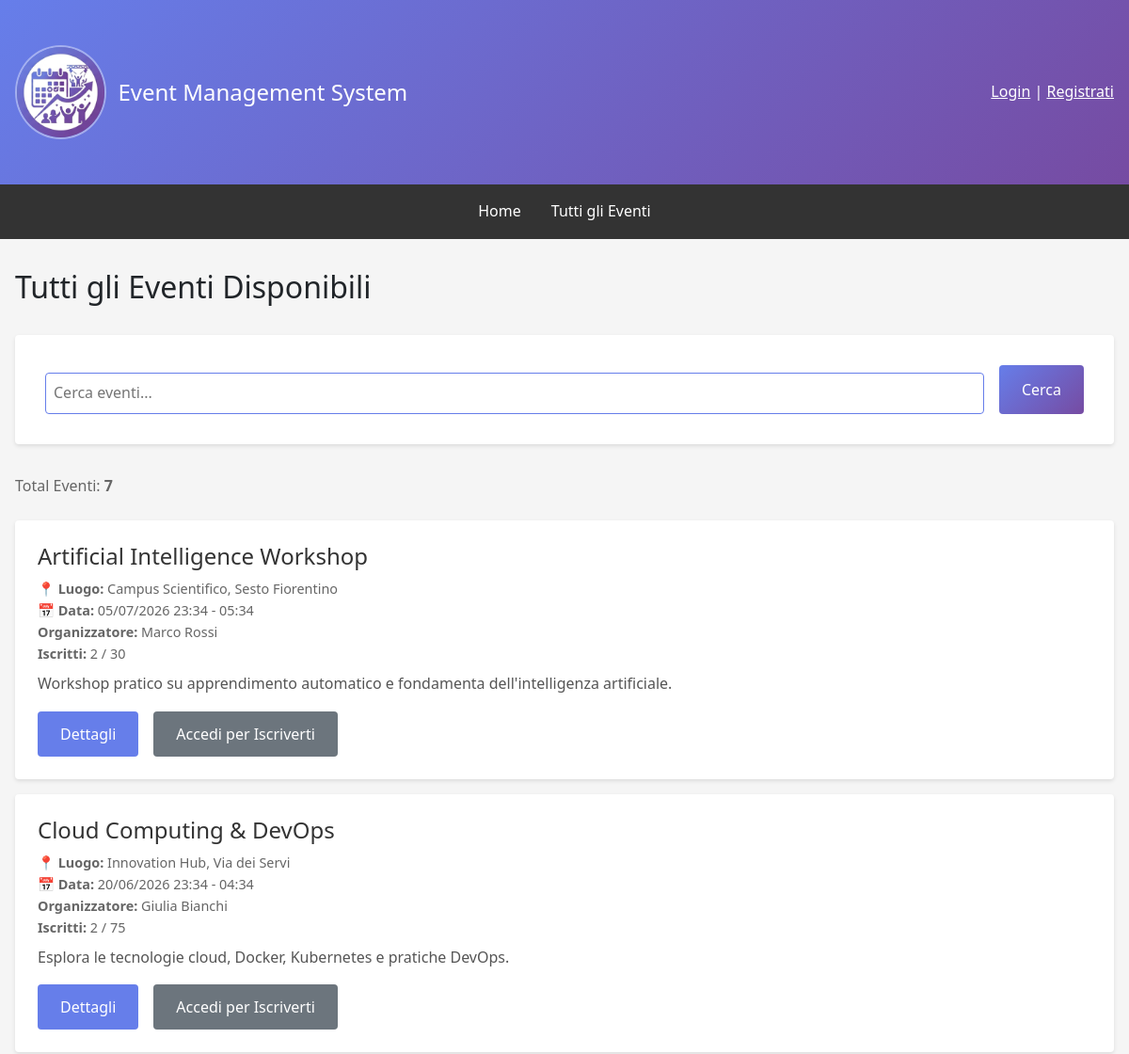
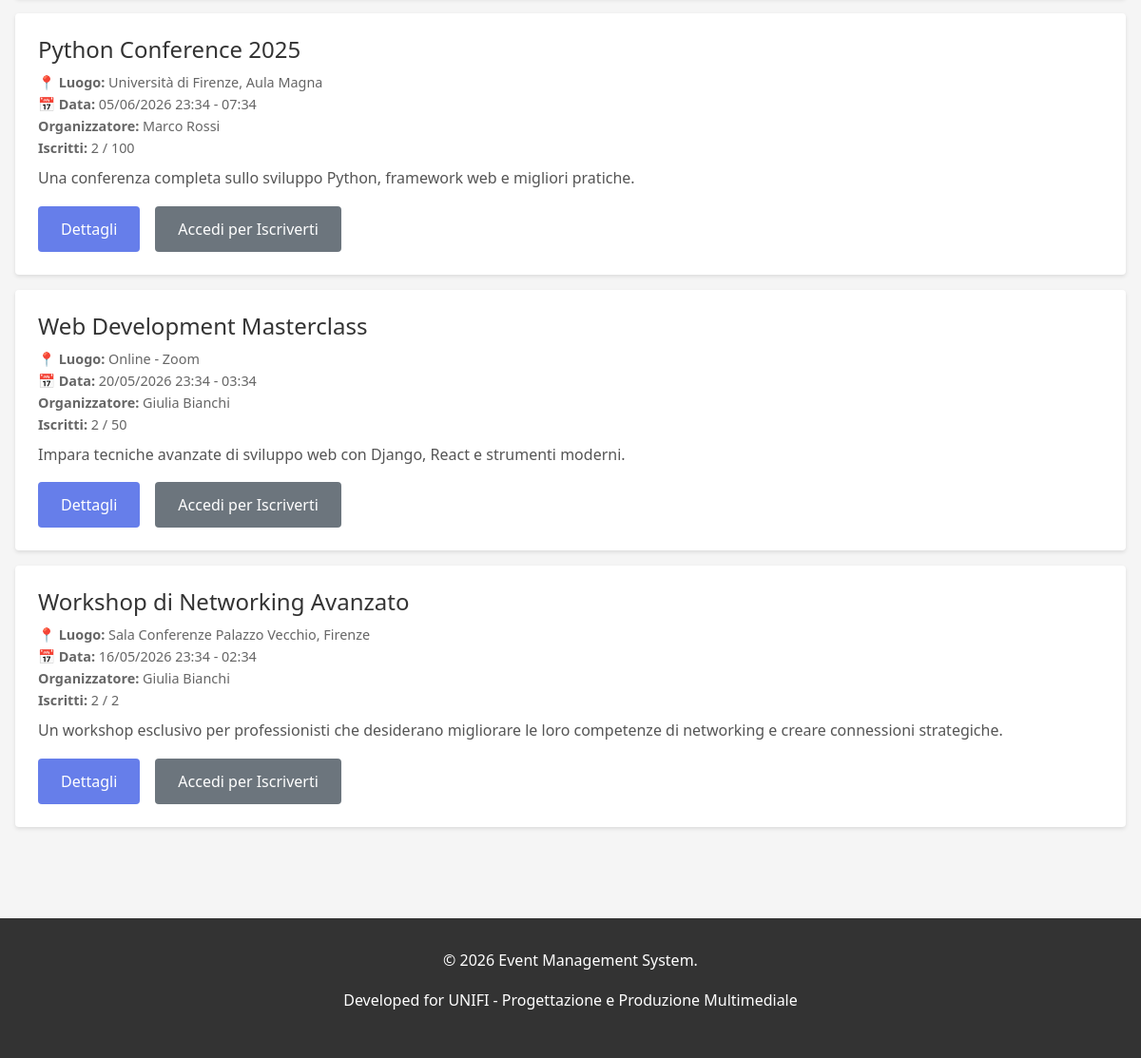
Screenshot of /events/ with the database file from the repository (2 pictures, top to bottom).
### events/models.py (models this page shows, shortened)
class Event(models.Model):
    STATUS_CHOICES = [('draft', 'Bozza'), ('published', 'Pubblicato'), ('ongoing', 'In Corso'), ('completed', 'Completato'), ('cancelled', 'Annullato')]
    title = models.CharField(max_length=200, verbose_name='Titolo')
    description = models.TextField(verbose_name='Descrizione')
    organizer = models.ForeignKey(User, on_delete=models.CASCADE, related_name='organized_events', verbose_name='Organizzatore')
    location = models.CharField(max_length=255, verbose_name='Luogo')
    start_date = models.DateTimeField(verbose_name='Data e Ora Inizio')
    end_date = models.DateTimeField(verbose_name='Data e Ora Fine')
    max_attendees = models.IntegerField(blank=True, verbose_name='Numero Massimo Partecipanti')
    image = models.ImageField(upload_to='event_images/', blank=True, null=True, verbose_name='Immagine')
    status = models.CharField(max_length=15, choices=STATUS_CHOICES, default='draft', verbose_name='Stato')
    created_at = models.DateTimeField(auto_now_add=True)
    updated_at = models.DateTimeField(auto_now=True)
    deleted_at = models.DateTimeField(null=True, blank=True, verbose_name='Eliminato il')
    class Meta:
        ordering = ['-start_date']
        permissions = [('can_create_event', 'Può creare eventi'), ('can_edit_own_events', 'Può modificare i propri eventi'), ('can_delete_own_events', 'Può eliminare i propri eventi'), ('can_view_attendees', 'Può visualizzare la lista dei partecipanti')]
    @property
    def get_confirmed_attendees_count(self):
        return self.eventregistration_set.filter(status='confirmed').count()

### events/views.py (the view)
# urls.py: path('', views.EventListView.as_view(), name='event_list'),
class EventListView(ListView):
    model = Event
    template_name = 'events/event_list.html'
    context_object_name = 'events'
    paginate_by = 10
    def get_queryset(self):
        queryset = Event.objects.filter(status='published', deleted_at__isnull=True).order_by('-start_date')
        query = self.request.GET.get('q')
        if query:
            queryset = queryset.filter(Q(title__icontains=query) | Q(description__icontains=query) | Q(location__icontains=query))
        return queryset
    def get_context_data(self, **kwargs):
        context = super().get_context_data(**kwargs)
        context['total_events'] = Event.objects.filter(status='published').count()
        if self.request.user.is_authenticated:
            user_registrations = EventRegistration.objects.filter(user=self.request.user).values_list('event_id', flat=True)
            context['registered_events'] = user_registrations
        return context

### templates/events/event_list.html (shortened to what this page needs)
{% extends 'base.html' %}
{% block content %}
<h2>Tutti gli Eventi Disponibili</h2>
<form method="get" class="search-form">
    <input type="text" name="q" placeholder="Cerca eventi..." value="{{ request.GET.q }}" aria-label="Cerca eventi">
    <button type="submit" class="btn" style="background: linear-gradient(135deg, #667eea 0%, #764ba2 100%);">Cerca</button>
</form>
<p style="color: #666; margin-bottom: 1.5rem;">
    Total Eventi: <strong>{{ total_events }}</strong>
</p>
{% if events %}
    {% for event in events %}
        <div class="event-card">
            <h3 class="event-title">{{ event.title }}</h3>
            <div class="event-meta">
                <strong>📍 Luogo:</strong> {{ event.location }}<br>
                <strong>📅 Data:</strong> {{ event.start_date|date:"d/m/Y H:i" }} - {{ event.end_date|date:"H:i" }}<br>
                <strong>Organizzatore:</strong> {{ event.organizer.get_full_name|default:event.organizer.username }}<br>
                <strong>Iscritti:</strong> {{ event.get_confirmed_attendees_count }}{% if event.max_attendees %} / {{ event.max_attendees }}{% endif %}
            </div>
            <p class="event-description">{{ event.description|truncatewords:30 }}</p>
            <div style="display: flex; gap: 1rem; flex-wrap: wrap;" class="event-card-buttons">
                <a href="{% url 'events:event_detail' event.pk %}" class="btn">Dettagli</a>
                {% if request.user.is_authenticated %}
                    {% if event.pk in registered_events %}
                        <span style="padding: 0.75rem; background-color: #28a745; color: white; border-radius: 4px;">✓ Iscritto</span>
                    {% else %}
                        <a href="{% url 'events:event_register' event.pk %}" class="btn btn-secondary">Iscriviti</a>
                    {% endif %}
                {% else %}
                    <a href="{% url 'users:login' %}" class="btn btn-secondary">Accedi per Iscriverti</a>
                {% endif %}
            </div>
        </div>
    {% endfor %}
{% else %}
    <p style="text-align: center; padding: 2rem; color: #666;">Nessun evento disponibile in questo momento.</p>
{% endif %}
{% endblock %}

### templates/base.html (style rules this page uses)
* { margin: 0; padding: 0; box-sizing: border-box; }
body { font-family: 'Segoe UI', Tahoma, Geneva, Verdana, sans-serif; background-color: #f5f5f5; line-height: 1.6; }
.btn { display: inline-block; padding: 0.75rem 1.5rem; background-color: #667eea; color: white; text-decoration: none; border-radius: 4px; border: none; cursor: pointer; font-size: 1rem; }
.btn-secondary { background-color: #6c757d; }
.event-card { background: white; padding: 1.5rem; margin-bottom: 1rem; border-radius: 4px; box-shadow: 0 2px 4px rgba(0,0,0,0.1); }
.event-title { font-size: 1.5rem; margin-bottom: 0.5rem; color: #333; }
.event-meta { color: #666; font-size: 0.9rem; margin-bottom: 0.5rem; }
.event-description { color: #555; margin-bottom: 1rem; }
form { background: white; padding: 2rem; border-radius: 4px; box-shadow: 0 2px 4px rgba(0,0,0,0.1); }
input, textarea, select { width: 100%; padding: 0.5rem; margin-top: 0.5rem; border: 1px solid #ddd; border-radius: 4px; font-family: inherit; font-size: 1rem; }

### templates/events/event_list.html (style rules this page uses)
.search-form { display: flex; gap: 1rem; margin: 2rem 0; flex-wrap: wrap; }
.search-form input { flex: 1; min-width: 200px; border: 1px solid #667eea; }
.search-form button { white-space: nowrap; }

### rows the page displays
Event: title "Artificial Intelligence Workshop", location "Campus Scientifico, Sesto Fiorentino", start_date "05/07/2026 23:34", end_date "05:34", organizer.get_full_name "Marco Rossi", get_confirmed_attendees_count "2", max_attendees "30", description "Workshop pratico su apprendimento automatico e fondamenta dell'intelligenza artificiale."
Event: title "Cloud Computing & DevOps", location "Innovation Hub, Via dei Servi", start_date "20/06/2026 23:34", end_date "04:34", organizer.get_full_name "Giulia Bianchi", get_confirmed_attendees_count "2", max_attendees "75", description "Esplora le tecnologie cloud, Docker, Kubernetes e pratiche DevOps."
Event: title "Python Conference 2025", location "Università di Firenze, Aula Magna", start_date "05/06/2026 23:34", end_date "07:34", organizer.get_full_name "Marco Rossi", get_confirmed_attendees_count "2", max_attendees "100", description "Una conferenza completa sullo sviluppo Python, framework web e migliori pratiche."
Event: title "Web Development Masterclass", location "Online - Zoom", start_date "20/05/2026 23:34", end_date "03:34", organizer.get_full_name "Giulia Bianchi", get_confirmed_attendees_count "2", max_attendees "50", description "Impara tecniche avanzate di sviluppo web con Django, React e strumenti moderni."
Event: title "Workshop di Networking Avanzato", location "Sala Conferenze Palazzo Vecchio, Firenze", start_date "16/05/2026 23:34", end_date "02:34", organizer.get_full_name "Giulia Bianchi", get_confirmed_attendees_count "2", max_attendees "2", description "Un workshop esclusivo per professionisti che desiderano migliorare le loro competenze di networking e creare connessioni strategiche."

### other values shown
{{ total_events }} "7"
